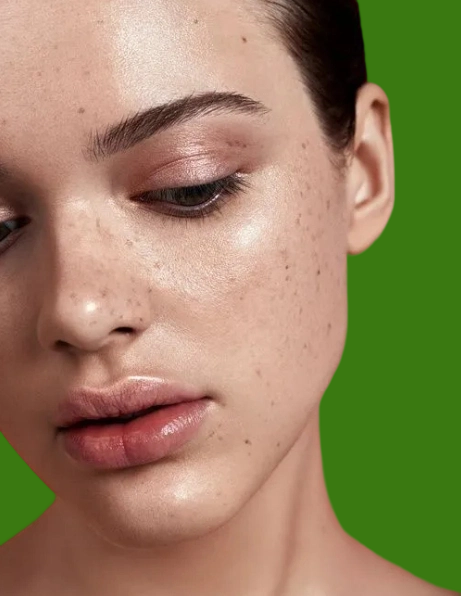
//> input picture opencv/opencv4 c++ 快速入门视频30讲/12_图像色彩空间转换/R-C-Green.png, 461 x 596 px
$ ./main   (built with g++ and OpenCV 4)
//> lines starting //> are read from the running program, lines starting //| are printed output that depends on the picture; after the words box and inside, x2 and y2 are one past the last pixel; in counts of white or black regions, pixels touching at a corner belong together
/*************************************************
Copyright (C), 2009-2012    , Level Chip Co., Ltd.
文件名:	main.cpp
作  者:	钱锐      版本: V0.1.0     新建日期: 2026.03.25
描  述: 图像色彩空间转换
备  注: 使用的是opencv4.12.0版本
修改记录:

  1.  日期: 2026.03.25
	  作者: 钱锐
	  内容:
		  1) 此为模板第一个版本;
	  版本:V0.1.0

*************************************************/

#include <iostream>
#include <vector>

#include "opencv2/opencv.hpp"

int main()
{
	cv::Mat cSrcMat;
	cv::Mat cHsvMat;
	cv::Mat cMask;

	cSrcMat = cv::imread("R-C-Green.png");
//> cSrcMat is the input picture: 596 rows x 461 cols, CV_8UC3; mean B, G, R 94.4, 130.8, 149.4
	if (cSrcMat.empty())
	{
		std::cout << __func__ << ", file is not exist" << std::endl;
		return EXIT_FAILURE;
	}

	cv::imshow("原图", cSrcMat);

	cv::cvtColor(cSrcMat, cHsvMat, cv::ColorConversionCodes::COLOR_BGR2HSV);
//> cHsvMat: 596 rows x 461 cols, CV_8UC3; mean H, S, V 19.3, 124.4, 163.8

	cv::inRange(cHsvMat, cv::Scalar(35, 43, 46), cv::Scalar(77, 255, 255), cMask);
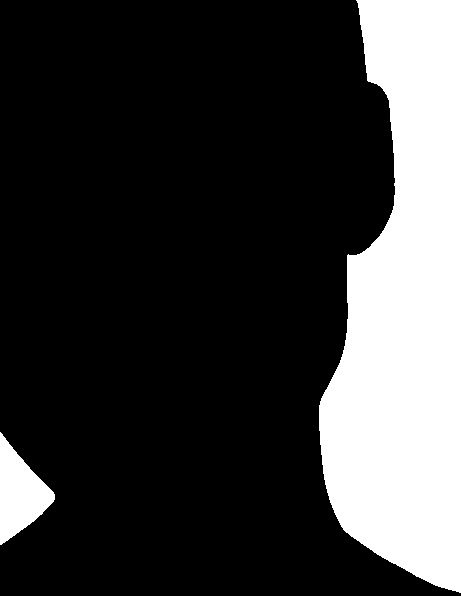
//> cMask: 596 rows x 461 cols, CV_8UC1; 23% white; 2 white regions, box (x1, y1, x2, y2) and area: (319, 0, 461, 593) 59858, (0, 432, 55, 545) 3348
	cv::bitwise_not(cMask, cMask);

	cv::imshow("轮廓提取", cMask);

	cv::Mat cRedBack = cv::Mat::zeros(cSrcMat.size(), cSrcMat.type());
	cRedBack = cv::Scalar(40, 40, 200);

	cSrcMat.copyTo(cRedBack, cMask);
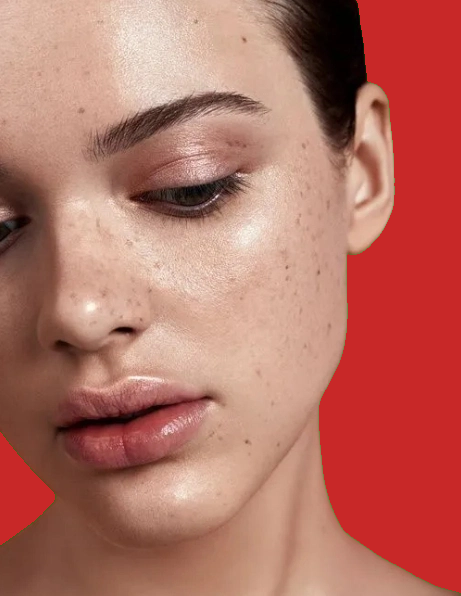
//> cRedBack: 596 rows x 461 cols, CV_8UC3; mean B, G, R 99.6, 112.2, 182

	cv::imshow("roi区域提取", cRedBack);

	cv::waitKey(0);

	return EXIT_SUCCESS;
}
